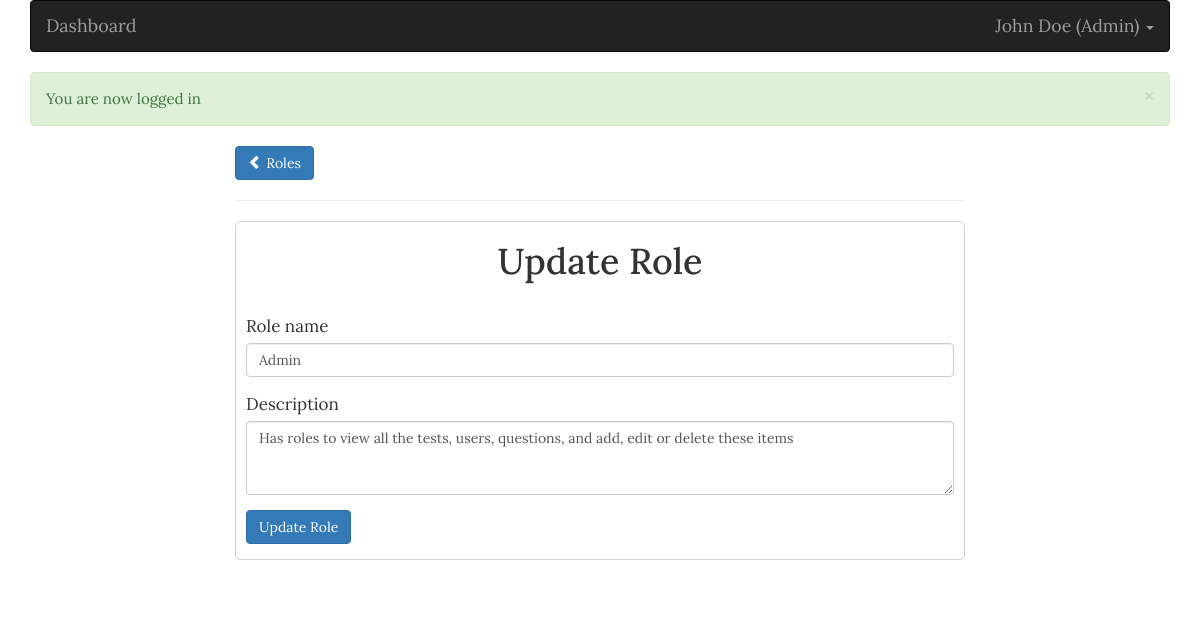
The page /admin/roles/roleForm.php?edit_role=1 (signed in) on the database its author committed.
### tables this page shows
CREATE TABLE `roles` (
 `id` int(11) NOT NULL AUTO_INCREMENT,
 `name` varchar(255) NOT NULL,
 `description` text NOT NULL,
  PRIMARY KEY (`id`)
);

### admin/roles/roleLogic.php (called while the page is built, shortened)
<?php
  if (isset($_GET["edit_role"])) {
    $role_id = $_GET['edit_role'];
    editRole($role_id);
  }
  function editRole($role_id){
    $sql = "SELECT * FROM roles WHERE id=? LIMIT 1";
    $role = getSingleRecord($sql, 'i', [$role_id]);
    $name = $role['name'];
    $description = $role['description'];
    $isEditting = true;
  }

### config.php (called while the page is built, shortened)
<?php
	$conn = new mysqli("localhost", "root", "", "multiple-choice-quiz");
	  function getSingleRecord($sql, $types, $params) {
		global $conn;
		$stmt = $conn->prepare($sql);
		$stmt->bind_param($types, ...$params);
		$stmt->execute();
		$result = $stmt->get_result();
		$user = $result->fetch_assoc();
		return $user;
	  }
?>

### admin/roles/roleForm.php (the view, shortened to what this page needs)
<?php include('../../config.php') ?>
<?php include(ROOT_PATH . '/admin/roles/roleLogic.php') ?>
<!DOCTYPE html>
<html>
<head>
  <link rel="stylesheet" href="https://cdnjs.cloudflare.com/ajax/libs/twitter-bootstrap/3.3.7/css/bootstrap.min.css" />
  <link rel="stylesheet" href="../../static/css/style.css">
</head>
<body>
  <?php include(INCLUDE_PATH . "/layouts/admin_navbar.php") ?>
  <div class="col-md-8 col-md-offset-2">
      <a href="roleList.php" class="btn btn-primary">
        <span class="glyphicon glyphicon-chevron-left"></span>
        Roles
      </a>
      <hr>
      <form class="form" action="roleForm.php" method="post">
        <?php if ($isEditting === true): ?>
          <h1 class="text-center">Update Role</h1>
        <?php else: ?>
          <h1 class="text-center">Create Role</h1>
        <?php endif; ?>
        <br />
        <div class="form-group <?php echo isset($errors['name']) ? 'has-error': '' ?>">
          <label class="control-label">Role name</label>
          <input type="text" name="name" value="<?php echo $name; ?>" class="form-control">
        </div>
        <div class="form-group <?php echo isset($errors['description']) ? 'has-error': '' ?>">
          <label class="control-label">Description</label>
          <textarea name="description" value="<?php echo $description; ?>"  rows="3" cols="10" class="form-control"><?php echo $description; ?></textarea>
        </div>
        <div class="form-group">
          <?php if ($isEditting === true): ?>
            <button type="submit" name="update_role" class="btn btn-primary">Update Role</button>
          <?php else: ?>
            <button type="submit" name="save_role" class="btn btn-success">Save Role</button>
          <?php endif; ?>
        </div>
      </form>
  </div>
  <?php include(INCLUDE_PATH . "/layouts/footer.php") ?>
</body>
</html>

### assets/css/style.css (style rules this page uses)
* { font-family: 'Lora', serif; font-size: 1.04em; }
form label { font-weight: normal; }
.form { border-radius: 5px; border: 1px solid #d1d1d1; padding: 0px 10px 0px 10px; margin-bottom: 50px; }

### rows shown on the page
roles: name "Admin", description "Has roles to view all the tests, users, questions, and add, edit or delete these items"

### other values the page prints
$_SESSION['user']['username'] "John Doe"
$_SESSION['user']['role'] "Admin"
$_SESSION['success_msg'] "You are now logged in"
